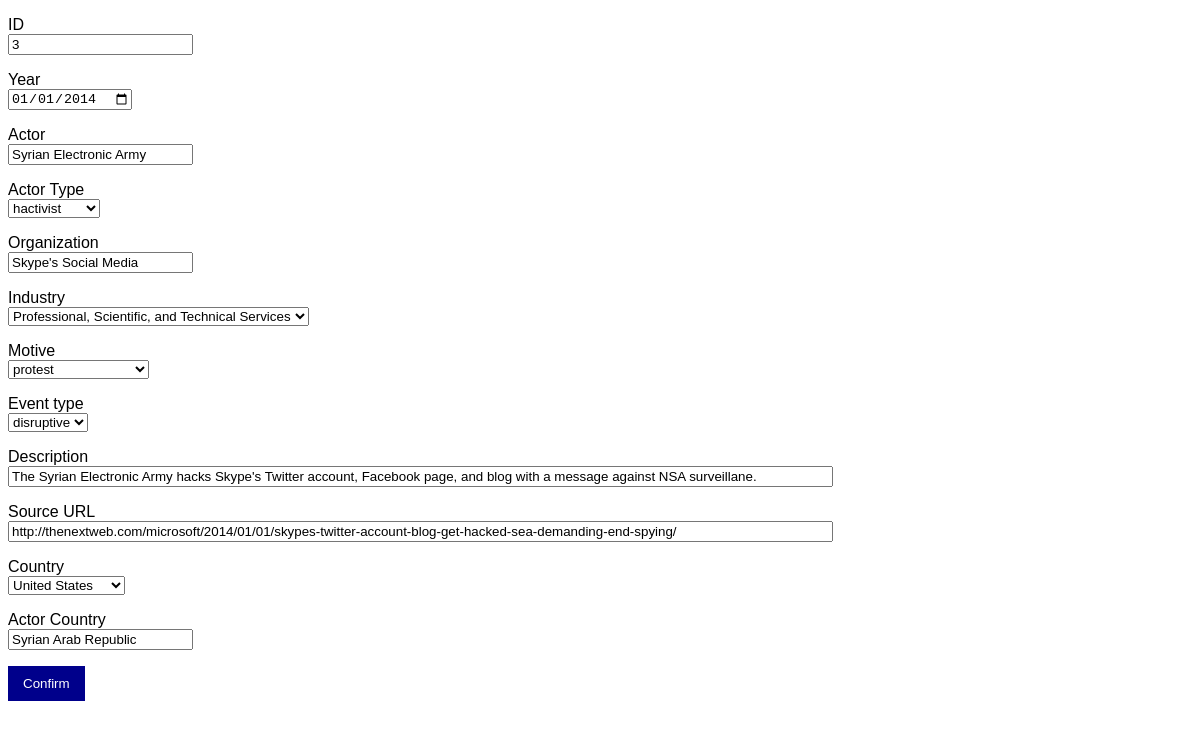
/incidents/3, run on the app's committed database.
### app/models.py (models this page shows, shortened)
class Incident(db.Model):
    __tablename__ = 'incidents'
    id = db.Column(db.Integer, primary_key=True)
    date = db.Column(db.Date, nullable=False)
    actor = db.Column(db.String, nullable=False)
    actor_type_code = db.Column(db.Integer, db.ForeignKey('actor_types.code'))
    actor_type = db.relationship('ActorType', backref='incidents', foreign_keys=[actor_type_code])
    organization = db.Column(db.String, nullable=False)
    industry_code = db.Column(db.Integer, db.ForeignKey('industries.code'))
    industry = db.relationship('Industry', backref='incidents', foreign_keys=[industry_code])
    motive_code = db.Column(db.Integer, db.ForeignKey('motives.code'))
    motive = db.relationship('Motive', backref='incidents', foreign_keys=[motive_code])
    event_type_code = db.Column(db.Integer, db.ForeignKey('event_types.code'))
    event_type = db.relationship('EventType', backref='incidents', foreign_keys=[event_type_code])
    description = db.Column(db.String, nullable=False)
    source_url = db.Column(db.String, nullable=False)
    country_code = db.Column(db.String, db.ForeignKey('countries.code'))
    country = db.relationship('Country', backref='incidents', foreign_keys=[country_code])
    actor_country = db.Column(db.String, nullable=False)

### app/routes.py (the view, shortened to what this page needs)
@login_required
@app.route('/incidents/<int:id>',methods=['GET', 'POST'])
def update_incident(id):
    incident = Incident.query.get(id)
    form = IncidentUpdateForm(obj=incident)
    return render_template('update_incident.html', form=form)

### templates/update_incident.html (shortened to what this page needs)
{% extends 'base.html' %}
{% block main %}
    <form action="" method="POST" novalidate>
        <p> {{ form.id.label }} <br> {{ form.id }} </p>
        <p> {{ form.date.label }} <br> {{ form.date }} </p>
        <p> {{ form.actor.label }} <br> {{ form.actor }} </p>
        <p> {{ form.actor_type_code.label }} <br> {{ form.actor_type_code }} </p>
        <p> {{ form.organization.label }} <br> {{ form.organization }} </p>
        <p> {{ form.industry_code.label }} <br> {{ form.industry_code }} </p>
        <p> {{ form.motive_code.label }} <br> {{ form.motive_code }} </p>
        <p> {{ form.event_type_code.label }} <br> {{ form.event_type_code }} </p>
        <p> {{ form.description.label }} <br> {{ form.description(size=100) }} </p>
        <p> {{ form.source_url.label }} <br> {{ form.source_url(size=100) }} </p>
        <p> {{ form.country_code.label }} <br> {{ form.country_code }} </p>
        <p> {{ form.actor_country.label }} <br> {{ form.actor_country }} </p>
        <p> {{ form.submit() }} </p>
    </form>
{% endblock %}

### static/style.css (style rules this page uses)
body { font-family: Arial, Helvetica, sans-serif; font-size: medium; }
input[type=submit], .button { background-color: darkblue; color: white; padding: 10px 15px; border: none; cursor: pointer; }

### data on the page
Incident: id "3", date "01/01/2014", actor "Syrian Electronic Army", actor_type_code "hactivist", organization "Skype's Social Media", industry_code "Professional, Scientific, and Technical Services", motive_code "protest", event_type_code "disruptive", description "The Syrian Electronic Army hacks Skype's Twitter account, Facebook page, and blog with a message against NSA surveillane.", source_url "http://thenextweb.com/microsoft/2014/01/01/skypes-twitter-account-blog-get-hacked-sea-demanding-end-spying/", country_code "United States", actor_country "Syrian Arab Republic"
